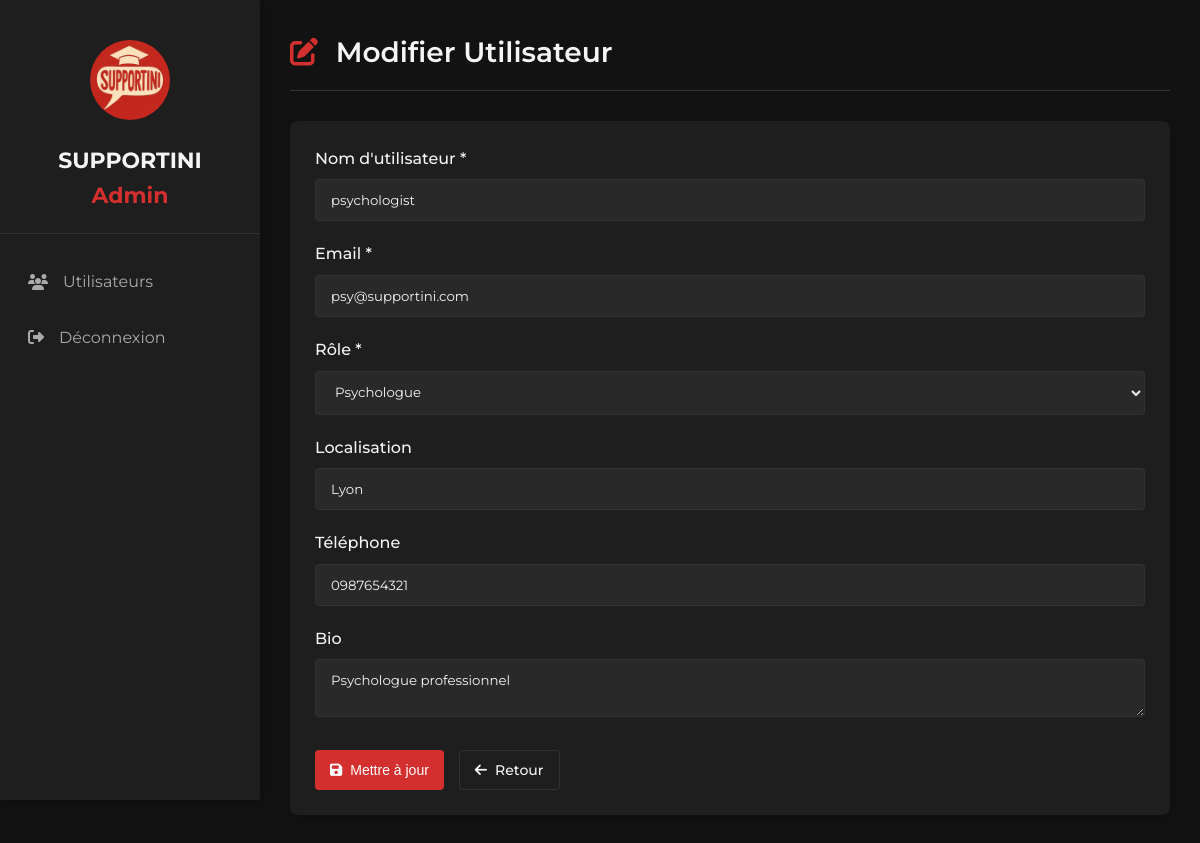
The page /View/BackOffice/edit_user.php?id=3 (signed in) on the database its author committed.
### tables this page shows
CREATE TABLE IF NOT EXISTS `users` (
    `id` INT AUTO_INCREMENT PRIMARY KEY,
    `username` VARCHAR(100) NOT NULL UNIQUE,
    `email` VARCHAR(100) NOT NULL UNIQUE,
    `password` VARCHAR(255) NOT NULL,
    `location` VARCHAR(100),
    `phone_number` VARCHAR(20),
    `bio` TEXT,
    `role` ENUM('utilisateur', 'psychologue', 'admin') DEFAULT 'utilisateur',
    `demande_psy` INT DEFAULT 0,
    `status` INT DEFAULT 1,
    
     
    `profile_photo` VARCHAR(255),
    `gender` ENUM('male', 'female', 'other') DEFAULT NULL,
    `date_of_birth` DATE,
    `profession` VARCHAR(100),
    `company` VARCHAR(100),
    `nationality` VARCHAR(100),
    `social_links` JSON,
    
     
    `is_blocked` INT DEFAULT 0,
    `is_banned` INT DEFAULT 0,
    `blocked_reason` TEXT,
    `banned_reason` TEXT,
    `is_locked` INT DEFAULT 0,
    `locked_until` DATETIME,
    `failed_login_attempts` INT DEFAULT 0,
    
     
    `password_reset_token` VARCHAR(255),
    `password_reset_expires` DATETIME,
    `forgotten_password_code` VARCHAR(6),
    `forgotten_password_method` ENUM('email', 'sms', 'whatsapp') DEFAULT NULL,
    `forgotten_password_expires` DATETIME,
    `google_id` VARCHAR(255) UNIQUE,
    `last_login` DATETIME,
    
    `created_at` TIMESTAMP DEFAULT CURRENT_TIMESTAMP,
    `updated_at` TIMESTAMP DEFAULT CURRENT_TIMESTAMP ON UPDATE CURRENT_TIMESTAMP,
    INDEX idx_email (email),
    INDEX idx_role (role),
    INDEX idx_demande_psy (demande_psy),
    INDEX idx_is_blocked (is_blocked),
    INDEX idx_is_banned (is_banned),
    INDEX idx_google_id (google_id),
    INDEX idx_created_at (created_at)
);

### config.php (called while the page is built, shortened)
<?php
class config {
    private static $pdo = null;
    public static function getConnexion() {
        if (self::$pdo == null) {
            try {
                self::$pdo = new PDO(
                    "mysql:host=localhost;dbname=supportini;charset=utf8mb4",
                    "root",
                    "",
                    [
                        PDO::ATTR_ERRMODE => PDO::ERRMODE_EXCEPTION,
                        PDO::ATTR_DEFAULT_FETCH_MODE => PDO::FETCH_ASSOC,
                        PDO::ATTR_EMULATE_PREPARES => false,
                    ]
                );
            } catch (PDOException $e) {
                if (strpos($e->getMessage(), '1049') !== false) {
                    header('Location: /Web_Project_Utilisateurs/setup.php');
                    exit;
                }
                die("Erreur de connexion DB: " . $e->getMessage());
            }
        }
        return self::$pdo;
    }
}
?>

### Controller/userController.php (called while the page is built, shortened)
<?php
require_once __DIR__ . '/../config.php';
class userController {
    private $pdo;
    public function __construct() {
        $this->pdo = config::getConnexion();
    }
    public function getUserById($id) {
        try {
            $sql = "SELECT * FROM users WHERE id = :id LIMIT 1";
            $stmt = $this->pdo->prepare($sql);
            $stmt->execute(['id' => $id]);
            return $stmt->fetch(PDO::FETCH_ASSOC);
        } catch (Exception $e) {
            return null;
        }
    }
}
?>

### View/BackOffice/edit_user.php (the view, shortened to what this page needs)
<?php
require_once __DIR__ . '/../../Controller/userController.php';
$id = $_GET['id'] ?? null;
$ctrl = new userController();
$user = $ctrl->getUserById($id);
?>
<!DOCTYPE html>
<html lang="fr">
<head>
    <link rel="stylesheet" href="https://cdnjs.cloudflare.com/ajax/libs/font-awesome/6.5.0/css/all.min.css">
    <link rel="stylesheet" href="backoffice.css">
</head>
<body>
    <div class="sidebar">
        <div class="sidebar-header">
            <img src="../../logo_supportini.jpg" alt="SUPPORTINI Logo" class="sidebar-logo">
            <h2 class="sidebar-title">SUPPORTINI <span>Admin</span></h2>
        </div>
        <nav class="sidebar-nav">
            <a href="users.php" class="sidebar-link">
                <i class="fas fa-users"></i>
                <span>Utilisateurs</span>
            </a>
            <a href="../../logout.php" class="sidebar-link">
                <i class="fas fa-sign-out-alt"></i>
                <span>Déconnexion</span>
            </a>
        </nav>
    </div>
    <main class="main-content">
        <div class="page-header">
            <h1 class="page-title"><i class="fas fa-edit"></i> Modifier Utilisateur</h1>
        </div>
        <div class="form-container">
            <form method="POST" action="">
                <div class="form-group">
                    <label class="form-label">Nom d'utilisateur *</label>
                    <input type="text" name="username" class="form-control" value="<?php echo htmlspecialchars($user['username']); ?>" required>
                </div>
                <div class="form-group">
                    <label class="form-label">Email *</label>
                    <input type="email" name="email" class="form-control" value="<?php echo htmlspecialchars($user['email']); ?>" required>
                </div>
                <div class="form-group">
                    <label class="form-label">Rôle *</label>
                    <select name="role" class="form-control" required>
                        <option value="psychologue" <?php echo $user['role'] == 'psychologue' ? 'selected' : ''; ?>>Psychologue</option>
                    </select>
                </div>
                <div class="form-group">
                    <label class="form-label">Localisation</label>
                    <input type="text" name="location" class="form-control" value="<?php echo htmlspecialchars($user['location'] ?? ''); ?>">
                </div>
                <div class="form-group">
                    <label class="form-label">Téléphone</label>
                    <input type="text" name="phone_number" class="form-control" value="<?php echo htmlspecialchars($user['phone_number'] ?? ''); ?>">
                </div>
                <div class="form-group">
                    <label class="form-label">Bio</label>
                    <textarea name="bio" class="form-control"><?php echo htmlspecialchars($user['bio'] ?? ''); ?></textarea>
                </div>
                <div class="form-actions">
                    <button type="submit" class="btn btn-primary">
                        <i class="fas fa-save"></i> Mettre à jour
                    </button>
                    <a href="users.php" class="btn btn-outline">
                        <i class="fas fa-arrow-left"></i> Retour
                    </a>
                </div>
            </form>
        </div>
    </main>
</body>
</html>

### View/BackOffice/backoffice.css (style rules this page uses)
:root { --primary-red: #d32f2f; --dark-red: #b71c1c; --light-red: #ff6659; --dark-bg: #121212; --card-bg: #1e1e1e; --text-light: #f5f5f5; --text-muted: #aaaaaa; --border-color: #333333; }
* { margin: 0; padding: 0; box-sizing: border-box; }
body { font-family: 'Montserrat', sans-serif; background-color: var(--dark-bg); color: var(--text-light); line-height: 1.6; display: flex; min-height: 100vh; }
.sidebar { width: 260px; background-color: var(--card-bg); padding: 20px 0; box-shadow: 2px 0 10px rgba(0, 0, 0, 0.3); z-index: 100; position: fixed; height: 100vh; overflow-y: auto; }
.sidebar-header { text-align: center; padding: 20px; border-bottom: 1px solid var(--border-color); margin-bottom: 20px; }
.sidebar-logo { width: 80px; height: 80px; border-radius: 50%; object-fit: cover; margin-bottom: 15px; }
.sidebar-title { font-size: 22px; font-weight: 700; color: var(--text-light); }
.sidebar-title span { color: var(--primary-red); }
.sidebar-nav { display: flex; flex-direction: column; }
.sidebar-link { padding: 15px 25px; color: var(--text-muted); display: flex; align-items: center; gap: 15px; text-decoration: none; transition: all 0.3s ease; border-left: 3px solid transparent; }
.main-content { flex: 1; margin-left: 260px; padding: 30px; }
.page-header { display: flex; justify-content: space-between; align-items: center; margin-bottom: 30px; padding-bottom: 15px; border-bottom: 1px solid var(--border-color); }
.page-title { font-size: 28px; font-weight: 600; color: var(--text-light); }
.page-title i { color: var(--primary-red); margin-right: 10px; }
.btn { display: inline-flex; align-items: center; gap: 8px; padding: 8px 15px; border-radius: 4px; text-decoration: none; font-weight: 500; font-size: 14px; transition: all 0.3s ease; border: none; cursor: pointer; }
.btn-primary { background-color: var(--primary-red); color: white; }
.btn-outline { background-color: transparent; border: 1px solid var(--border-color); color: var(--text-light); }
.form-container { background-color: var(--card-bg); border-radius: 8px; padding: 25px; box-shadow: 0 4px 12px rgba(0, 0, 0, 0.2); }
.form-group { margin-bottom: 20px; }
.form-label { display: block; margin-bottom: 8px; font-weight: 500; color: var(--text-light); }
.form-control { width: 100%; padding: 12px 15px; background-color: rgba(255, 255, 255, 0.05); border: 1px solid var(--border-color); border-radius: 4px; color: var(--text-light); font-family: 'Montserrat', sans-serif; transition: border-color 0.3s; }
.form-actions { display: flex; gap: 15px; margin-top: 25px; }

### rows shown on the page
users: username "psychologist", email "psy@supportini.com", role "Psychologue", location "Lyon", phone_number "0987654321", bio "Psychologue professionnel"
